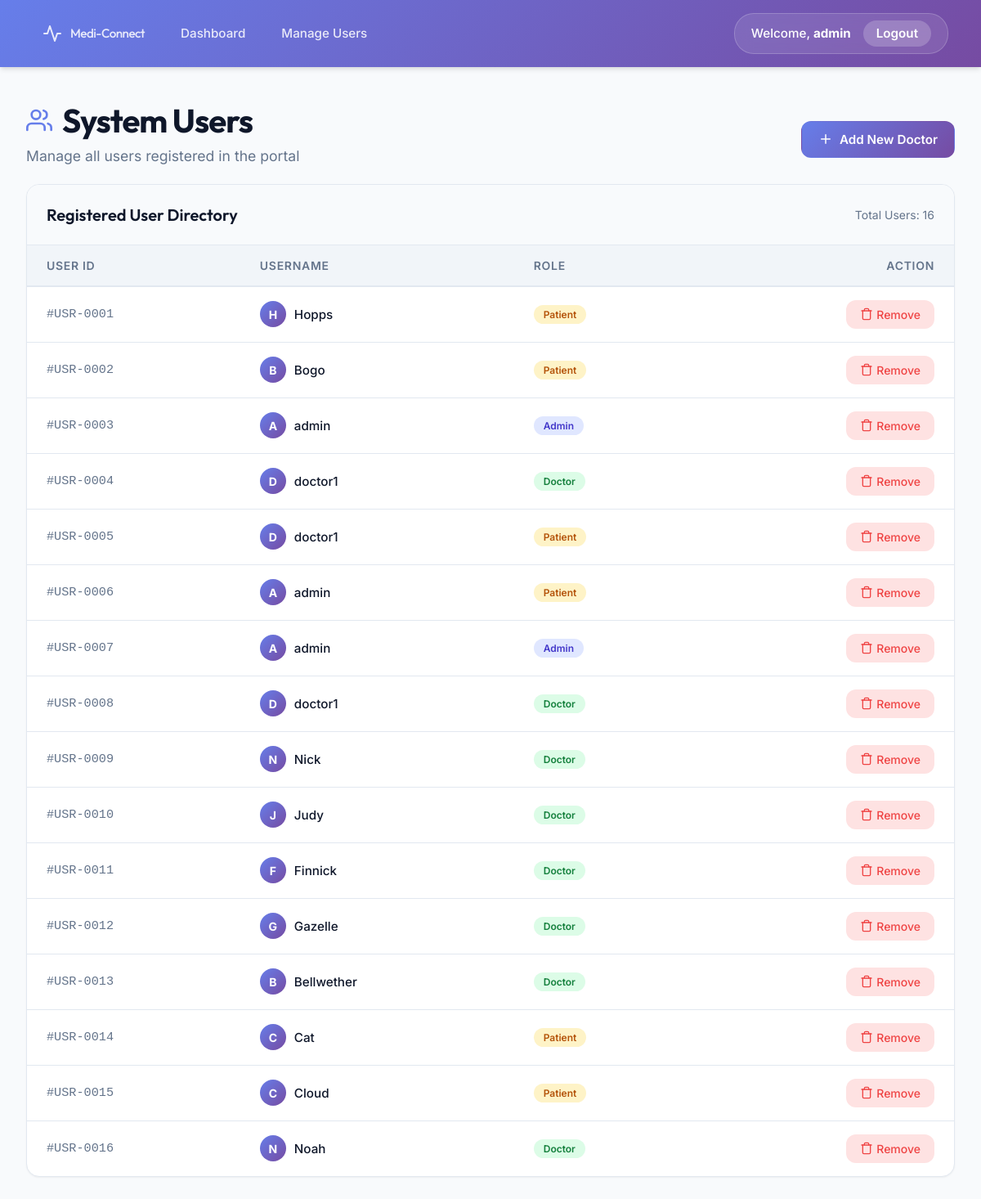
Before: /admin/users (signed in) with the older database file.
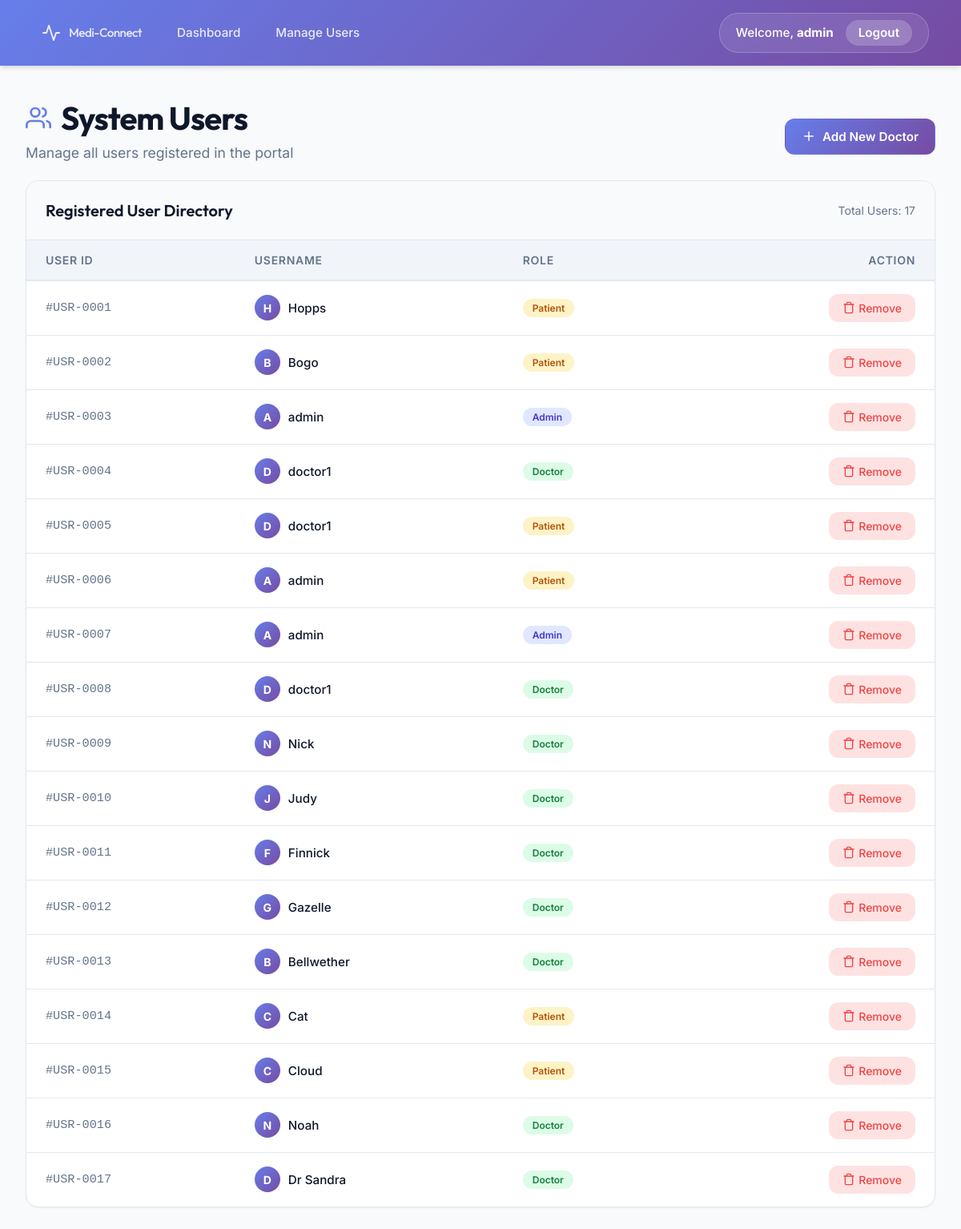
After: the same page with the newer database file.
### tables this page shows
CREATE TABLE users(
    id INTEGER PRIMARY KEY AUTOINCREMENT,
    username TEXT,
    password TEXT,
    role TEXT
);

### app.py (the view)
@app.route('/admin/users')
def view_users():
    if session.get('role') != 'admin':
        return "Unauthorized access", 403
    conn = get_db_connection()
    users = conn.execute('SELECT id, username, role FROM users').fetchall()
    conn.close()
    return render_template('view_users.html', users=users)

### app.py (called while the page is built)
def get_db_connection():
    conn = sqlite3.connect('database.db')
    conn.row_factory = sqlite3.Row
    return conn

### templates/view_users.html (shortened to what this page needs)
{% extends "base.html" %}
{% block content %}
<div class="users-container">
    <div class="dashboard-header" style="display: flex; justify-content: space-between; align-items: flex-end; margin-bottom: 0;">
        <div>
            <h2>
                System Users
            </h2>
            <p>Manage all users registered in the portal</p>
        </div>
        <a href="/admin/add_doctor" class="btn-action btn-primary" style="margin-bottom: 0.5rem;">
            <svg width="18" height="18" viewBox="0 0 24 24" fill="none" stroke="currentColor" stroke-width="2" stroke-linecap="round" stroke-linejoin="round" style="margin-right: 8px;">
                <line x1="12" y1="5" x2="12" y2="19"></line>
                <line x1="5" y1="12" x2="19" y2="12"></line>
            </svg>
            Add New Doctor
        </a>
    </div>
    <div class="table-card">
        <div class="table-header">
            <h3>Registered User Directory</h3>
            <span style="color: var(--text-muted); font-size: 0.875rem;">Total Users: {{ users|length }}</span>
        </div>
        <table class="styled-table">
            <thead>
                <tr>
                    <th>User ID</th>
                    <th>Username</th>
                    <th>Role</th>
                    <th style="text-align: right;">Action</th>
                </tr>
            </thead>
            <tbody>
                {% if users %}
                    {% for user in users %}
                    <tr>
                        <td style="font-family: monospace; color: var(--text-muted);">#USR-{{ '%04d' % user.id }}</td>
                        <td style="font-weight: 500;">
                            <div style="display: flex; align-items: center; gap: 10px;">
                                <div style="width: 32px; height: 32px; border-radius: 50%; background: var(--gradient-brand); display: flex; align-items: center; justify-content: center; color: white; font-weight: bold; font-size: 0.875rem;">
                                    {{ user.username[0]|upper }}
                                </div>
                                {{ user.username }}
                            </div>
                        </td>
                        <td>
                            <span class="role-badge {% if user.role == 'admin' %}role-admin{% elif user.role == 'doctor' %}role-doctor{% else %}role-patient{% endif %}">
                                {{ user.role }}
                            </span>
                        </td>
                        <td class="actions-cell">
                            {% if user.role != 'admin' or user.id != session.get('user_id') %}
                            <a href="/delete_user/{{ user.id }}" class="btn-delete" onclick="return confirm('Are you sure you want to delete this user? This action cannot be undone.');">
                                <svg width="16" height="16" viewBox="0 0 24 24" fill="none" stroke="currentColor" stroke-width="2" stroke-linecap="round" stroke-linejoin="round" style="margin-right: 4px;">
                                    <polyline points="3 6 5 6 21 6"></polyline>
                                    <path d="M19 6v14a2 2 0 0 1-2 2H7a2 2 0 0 1-2-2V6m3 0V4a2 2 0 0 1 2-2h4a2 2 0 0 1 2 2v2"></path>
                                </svg>
                                Remove
                            </a>
                            {% endif %}
                        </td>
                    </tr>
                    {% endfor %}
                {% endif %}
            </tbody>
        </table>
    </div>
</div>
{% endblock %}

Changed rows visible on the page:
added users: id "0017", username "D", username "Dr Sandra", role "Doctor"
Other visible differences:
{{ users|length }}: "16" → "17"
